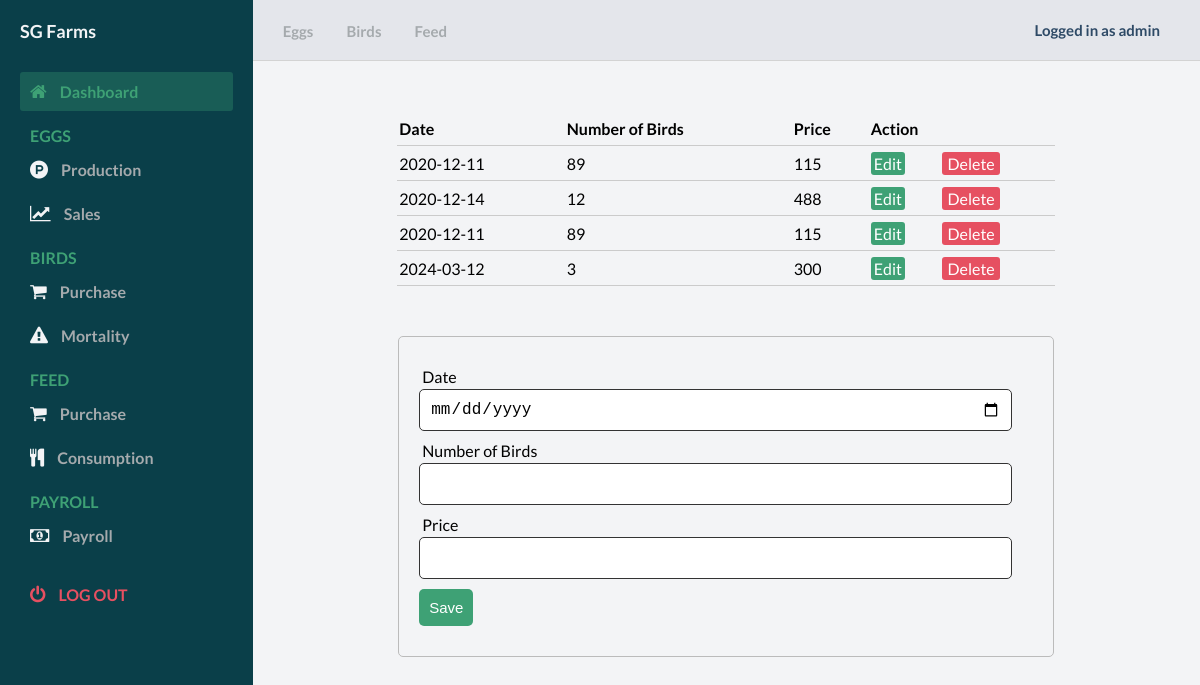
Page /birdsPurchase.php (signed in) on the committed database.
### tables this page shows
CREATE TABLE `birdspurchase` (
  `BirdsPurchase_ID` int(11) NOT NULL,
  `Date` date NOT NULL,
  `NumberOfBirds` int(11) NOT NULL,
  `Price` float NOT NULL
);

### includes/action.php (called while the page is built, shortened)
<?php
    include_once "database.php";
    class CrudOperation extends Database{
        public function viewMethod($table){
            $sql = "SELECT * FROM " . $table;
            $array = array();
            $query = $this->connect()->query($sql);
            while($row = mysqli_fetch_assoc($query)){
                $array[] = $row;
            }
            return $array;
        }
    }
    $birdsPurchaseObject = new CrudOperation();
?>

### includes/database.php (called while the page is built, shortened)
<?php
class Database{
    public function connect(){
        $this->servername = 'localhost';
        $this->username = 'root';
        $this->password = '';
        $this->dbname = 'SG_farms';
        $conn = new mysqli($this->servername, $this->username, $this->password, $this->dbname);
        return $conn;
    }
}
?>

### birdsPurchase.php (the view, shortened to what this page needs)
<?php
include 'includes/database.php';
include 'includes/action.php';
?>
<!DOCTYPE html>
<html lang="en">
<body id="body">
    <div class="container">
        <main>
            <div class="main__container">
                <table>
                    <thead>
                        <th>Date</th>
                        <th>Number of Birds</th>
                        <th>Price</th>
                        <th colspan="2">Action</th>
                    </thead>
                    <tbody>
                        <?php
                        $myrow = $birdsPurchaseObject->viewMethod("BirdsPurchase");
                        foreach ($myrow as $row) {
                            ?>
                            <tr>
                                <td>
                                    <?php echo $row['Date']; ?>
                                </td>
                                <td>
                                    <?php echo $row['NumberOfBirds']; ?>
                                </td>
                                <td>
                                    <?php echo $row['Price']; ?>
                                </td>
                                <td>
                                    <a class="edit_btn"
                                        href="birdsPurchase.php?birdspurchupdate=1&id=<?php echo $row["BirdsPurchase_ID"]; ?>">Edit</a>
                                </td>
                                <td>
                                    <a class="del_btn"
                                        href="includes/action.php?birdspurchdelete=1&id=<?php echo $row["BirdsPurchase_ID"]; ?>">Delete</a>
                                </td>
                            </tr>
                            <?php
                        }
                        ?>
                    </tbody>
                </table>
                <?php
                if (isset ($_GET["birdspurchupdate"])) {
                    $id = $_GET["id"] ?? null;
                    $where = array("BirdsPurchase_ID" => $id);
                    $row = $birdsPurchaseObject->selectMethod("BirdsPurchase", $where);
                    ?>
                    <form action="includes/action.php" method="post">
                        <div class="input-group">
                            <input type="hidden" name="id" value="<?php echo $id; ?>">
                        </div>
                        <div class="input-group">
                            <label for="">Date</label>
                            <input id="Date" type="date" name="Date" value="<?php echo $row["Date"]; ?>" required>
                        </div>
                        <div class="input-group">
                            <label for="">Number of Birds</label>
                            <input type="number" step="any" name="NumberOfBirds"
                                value="<?php echo $row["NumberOfBirds"]; ?>" required>
                        </div>
                        <div class="input-group">
                            <label for="">Price</label>
                            <input type="number" step="any" name="Price" value="<?php echo $row["Price"]; ?>" required>
                        </div>
                        <div class="input-group">
                            <button type="submit" name="birdspurchase" class="btn" value="">Update</button>
                        </div>
                    </form>
                    <?php
                } else {
                    ?>
                    <form action="includes/action.php" method="post">
                        <div class="input-group">
                            <label for="">Date</label>
                            <input id="BPDate" type="date" name="Date" value="" required>
                        </div>
                        <div class="input-group">
                            <label for="">Number of Birds</label>
                            <input type="number" step="any" name="NumberOfBirds" value="" required>
                        </div>
                        <div class="input-group">
                            <label for="">Price</label>
                            <input type="number" step="any" name="Price" value="" required>
                        </div>
                        <div class="input-group">
                            <button type="submit" name="birdspurchase" class="btn">Save</button>
                        </div>
                    </form>
                    <?php
                }
                ?>
            </div>
        </main>
    </div>
</body>
</html>

### styles.css (style rules this page uses)
* { margin: 0; padding: 0; }
body { box-sizing: border-box; font-family: "Lato", sans-serif; }
.container { display: grid; height: 100vh; grid-template-columns: 0.8fr 1fr 1fr 1fr; grid-template-rows: 0.2fr 3fr; grid-template-areas: "sidebar nav nav nav" "sidebar main main main"; }
main { background: #f3f4f6; grid-area: main; overflow-y: auto; }
.main__container { padding: 20px 35px; }
table { width: 75%; margin: 30px auto; border-collapse: collapse; text-align: left; }
tr { border-bottom: 1px solid #cbcbcb; }
th, td { border: none; height: 30px; padding: 2px; }
form { width: 70%; margin: 50px auto; text-align: left; padding: 20px; border: 1px solid #bbb; border-radius: 5px; }
.input-group { margin: 10px 0; }
.input-group label { display: block; text-align: left; margin: 3px; }
.input-group input { height: 30px; width: 93%; padding: 5px 10px; font-size: 16px; border-radius: 5px; border: 1px solid #333; }
.btn { padding: 10px; font-size: 15px; color: #fff; background:#3ea175; border: none; border-radius: 5px; }
.edit_btn { text-decoration: none; padding: 2px 3px; background: #3ea175; color: #fff; border-radius: 3px; }
.del_btn { text-decoration: none; padding: 2px 5px; color: #fff; border-radius: 3px; background: #e65061; }

### rows in the picture
birdspurchase: Date "2020-12-11", NumberOfBirds "89", Price "115"
birdspurchase: Date "2020-12-14", NumberOfBirds "12", Price "488"
birdspurchase: Date "2020-12-11", NumberOfBirds "89", Price "115"
birdspurchase: Date "2024-03-12", NumberOfBirds "3", Price "300"

### other values in the picture
$_SESSION["Username"] "admin"
